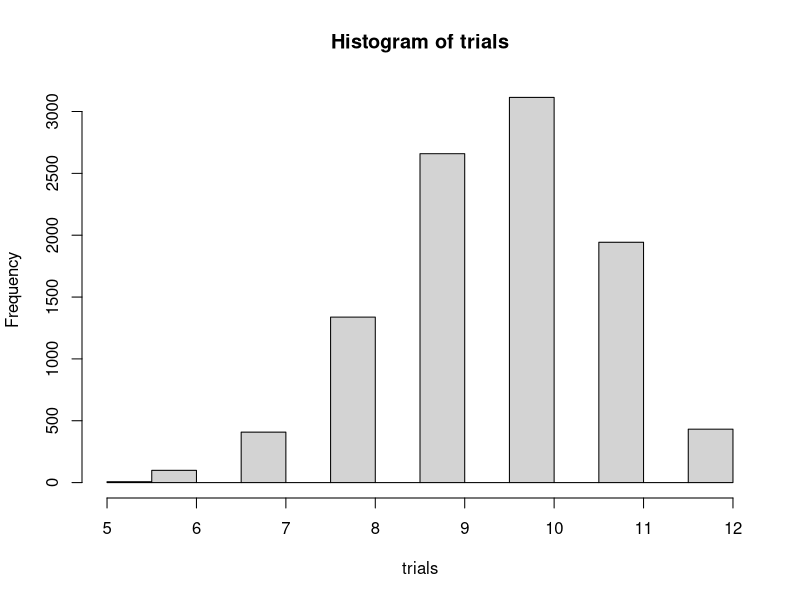

Source code (R):
## ---- chunk 1
library(limma)
## ---- chunk 2
#see ?rhyper for argument definition
trials <- rhyper(10000,40,10,12)
hist(trials)
## ---- chunk 3
table(trials)
## ---- chunk 4
table(trials)/10000

## ---- chunk 5
cumsum(table(trials)/10000)
1-cumsum(table(trials)/10000)
## ---- chunk 6
df <- data.frame(Selection_in = c(8,4), Selection_out = c(2,26))
rownames(df) <- c("Grey_in", "Grey_out")
df
## ---- chunk 7
df <- data.frame(Selection_in = c("a","c","a+c"), Selection_out = c("b","d","b+d"), RowTotal = c("a +b","c+d","a+b+c+d (=n)"))
rownames(df) <- c("Grey_in", "Grey_out","Column Total")
df
